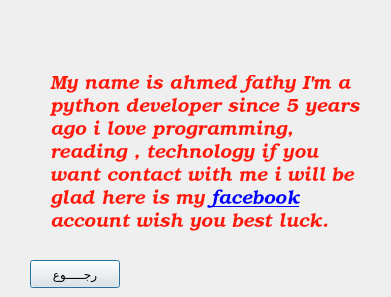
<?xml version="1.0" encoding="UTF-8"?>
<ui version="4.0">
 <class>about</class>
 <widget class="QDialog" name="about">
  <property name="geometry">
   <rect>
    <x>0</x>
    <y>0</y>
    <width>391</width>
    <height>297</height>
   </rect>
  </property>
  <property name="windowTitle">
   <string>Dialog</string>
  </property>
  <widget class="QLabel" name="label">
   <property name="geometry">
    <rect>
     <x>0</x>
     <y>0</y>
     <width>401</width>
     <height>311</height>
    </rect>
   </property>
   <property name="text">
    <string/>
   </property>
   <property name="textFormat">
    <enum>Qt::RichText</enum>
   </property>
   <property name="pixmap">
    <pixmap>images/python-logo2.jpg</pixmap>
   </property>
   <property name="scaledContents">
    <bool>true</bool>
   </property>
   <property name="wordWrap">
    <bool>false</bool>
   </property>
  </widget>
  <widget class="QPushButton" name="back_b">
   <property name="geometry">
    <rect>
     <x>30</x>
     <y>260</y>
     <width>90</width>
     <height>28</height>
    </rect>
   </property>
   <property name="text">
    <string>رجـــــوع</string>
   </property>
  </widget>
  <widget class="QLabel" name="label_2">
   <property name="geometry">
    <rect>
     <x>50</x>
     <y>70</y>
     <width>321</width>
     <height>171</height>
    </rect>
   </property>
   <property name="font">
    <font>
     <family>URW Bookman L</family>
     <pointsize>14</pointsize>
     <weight>50</weight>
     <italic>true</italic>
     <bold>false</bold>
    </font>
   </property>
   <property name="styleSheet">
    <string notr="true">color: rgb(255, 26, 10);
selection-background-color: rgb(255, 161, 66);
alternate-background-color: rgb(255, 255, 255);</string>
   </property>
   <property name="text">
    <string>My name is ahmed fathy I'm a python developer since 5 years ago i love programming, reading , technology if you want contact with me  i will be glad here is my  &lt;a href='https://www.facebook.com/profile.php?id=100002610965496'&gt;facebook&lt;/a&gt; account wish you best luck.</string>
   </property>
   <property name="textFormat">
    <enum>Qt::RichText</enum>
   </property>
   <property name="wordWrap">
    <bool>true</bool>
   </property>
  </widget>
 </widget>
 <resources>
  <include location="resources.qrc"/>
  <include location="resources.qrc"/>
 </resources>
 <connections/>
</ui>
